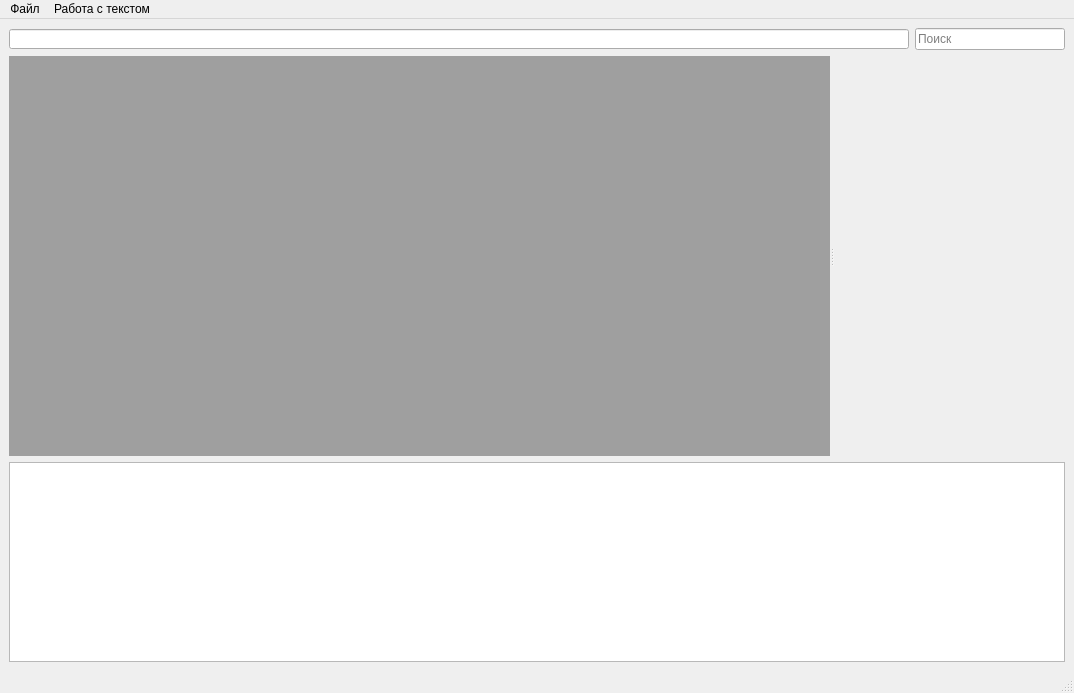
<?xml version="1.0" encoding="UTF-8"?>
<ui version="4.0">
 <class>MainWindow</class>
 <widget class="QMainWindow" name="MainWindow">
  <property name="geometry">
   <rect>
    <x>0</x>
    <y>0</y>
    <width>1074</width>
    <height>693</height>
   </rect>
  </property>
  <property name="windowTitle">
   <string>Блокнот</string>
  </property>
  <widget class="QWidget" name="centralwidget">
   <layout class="QGridLayout" name="gridLayout">
    <item row="0" column="0">
     <layout class="QVBoxLayout" name="verticalLayout">
      <item>
       <layout class="QHBoxLayout" name="horizontalLayout">
        <property name="sizeConstraint">
         <enum>QLayout::SetDefaultConstraint</enum>
        </property>
        <item>
         <widget class="QLineEdit" name="lineEdit">
          <property name="maximumSize">
           <size>
            <width>16777215</width>
            <height>20</height>
           </size>
          </property>
         </widget>
        </item>
        <item>
         <widget class="QLineEdit" name="lineEdit_2">
          <property name="maximumSize">
           <size>
            <width>150</width>
            <height>16777215</height>
           </size>
          </property>
          <property name="text">
           <string/>
          </property>
          <property name="placeholderText">
           <string>Поиск</string>
          </property>
         </widget>
        </item>
       </layout>
      </item>
      <item>
       <widget class="QSplitter" name="splitter">
        <property name="orientation">
         <enum>Qt::Horizontal</enum>
        </property>
        <widget class="QMdiArea" name="mdiArea"/>
        <widget class="fileManager" name="widget" native="true">
         <property name="sizePolicy">
          <sizepolicy hsizetype="Expanding" vsizetype="Expanding">
           <horstretch>0</horstretch>
           <verstretch>0</verstretch>
          </sizepolicy>
         </property>
         <property name="minimumSize">
          <size>
           <width>150</width>
           <height>0</height>
          </size>
         </property>
         <property name="maximumSize">
          <size>
           <width>500</width>
           <height>606</height>
          </size>
         </property>
         <property name="tabletTracking">
          <bool>false</bool>
         </property>
         <property name="focusPolicy">
          <enum>Qt::StrongFocus</enum>
         </property>
         <property name="acceptDrops">
          <bool>true</bool>
         </property>
        </widget>
       </widget>
      </item>
      <item>
       <widget class="QListView" name="searchView">
        <property name="enabled">
         <bool>true</bool>
        </property>
        <property name="showDropIndicator" stdset="0">
         <bool>true</bool>
        </property>
       </widget>
      </item>
     </layout>
    </item>
   </layout>
  </widget>
  <widget class="QMenuBar" name="menubar">
   <property name="geometry">
    <rect>
     <x>0</x>
     <y>0</y>
     <width>1074</width>
     <height>21</height>
    </rect>
   </property>
   <widget class="QMenu" name="menu">
    <property name="title">
     <string>Файл</string>
    </property>
    <widget class="QMenu" name="menu_2">
     <property name="enabled">
      <bool>true</bool>
     </property>
     <property name="title">
      <string>Язык</string>
     </property>
     <addaction name="russian"/>
     <addaction name="english"/>
    </widget>
    <widget class="QMenu" name="menu_3">
     <property name="title">
      <string>Выбрать тему</string>
     </property>
     <addaction name="light"/>
     <addaction name="dark"/>
    </widget>
    <addaction name="open_2"/>
    <addaction name="newDoc"/>
    <addaction name="readOnly"/>
    <addaction name="separator"/>
    <addaction name="save"/>
    <addaction name="printDoc"/>
    <addaction name="separator"/>
    <addaction name="menu_3"/>
    <addaction name="separator"/>
    <addaction name="keysetting"/>
    <addaction name="menu_2"/>
    <addaction name="help"/>
    <addaction name="separator"/>
    <addaction name="exit"/>
   </widget>
   <widget class="QMenu" name="menu_4">
    <property name="title">
     <string>Работа с текстом</string>
    </property>
    <widget class="QMenu" name="menu_5">
     <property name="title">
      <string>Выравнивание</string>
     </property>
     <addaction name="onLeft"/>
     <addaction name="onCenter"/>
     <addaction name="onRight"/>
    </widget>
    <addaction name="copyFT"/>
    <addaction name="setFT"/>
    <addaction name="separator"/>
    <addaction name="menu_5"/>
    <addaction name="separator"/>
    <addaction name="font"/>
    <addaction name="separator"/>
    <addaction name="dateTimeAction"/>
   </widget>
   <addaction name="menu"/>
   <addaction name="menu_4"/>
  </widget>
  <widget class="QStatusBar" name="statusbar"/>
  <action name="save">
   <property name="text">
    <string>Сохранить</string>
   </property>
  </action>
  <action name="open_2">
   <property name="text">
    <string>Открыть</string>
   </property>
  </action>
  <action name="exit">
   <property name="text">
    <string>Выход</string>
   </property>
  </action>
  <action name="help">
   <property name="text">
    <string>Справка</string>
   </property>
  </action>
  <action name="russian">
   <property name="checkable">
    <bool>false</bool>
   </property>
   <property name="checked">
    <bool>false</bool>
   </property>
   <property name="text">
    <string>Русский</string>
   </property>
  </action>
  <action name="english">
   <property name="checkable">
    <bool>false</bool>
   </property>
   <property name="text">
    <string>Английский</string>
   </property>
  </action>
  <action name="keysetting">
   <property name="text">
    <string>Настройки раскладки клавиатуры</string>
   </property>
  </action>
  <action name="readOnly">
   <property name="text">
    <string>Открыть в режиме чтения</string>
   </property>
  </action>
  <action name="light">
   <property name="checkable">
    <bool>false</bool>
   </property>
   <property name="checked">
    <bool>false</bool>
   </property>
   <property name="text">
    <string>Светлая</string>
   </property>
  </action>
  <action name="dark">
   <property name="checkable">
    <bool>false</bool>
   </property>
   <property name="text">
    <string>Тёмная</string>
   </property>
  </action>
  <action name="newDoc">
   <property name="text">
    <string>Открыть новое окно</string>
   </property>
  </action>
  <action name="printDoc">
   <property name="text">
    <string>Печать</string>
   </property>
  </action>
  <action name="copyFT">
   <property name="checkable">
    <bool>false</bool>
   </property>
   <property name="enabled">
    <bool>true</bool>
   </property>
   <property name="text">
    <string>Копировать формат</string>
   </property>
  </action>
  <action name="setFT">
   <property name="checkable">
    <bool>false</bool>
   </property>
   <property name="enabled">
    <bool>true</bool>
   </property>
   <property name="text">
    <string>Применить формат</string>
   </property>
  </action>
  <action name="onLeft">
   <property name="text">
    <string>Слева</string>
   </property>
  </action>
  <action name="onCenter">
   <property name="text">
    <string>Посередине</string>
   </property>
  </action>
  <action name="onRight">
   <property name="text">
    <string>Справа</string>
   </property>
  </action>
  <action name="font">
   <property name="text">
    <string>Шрифт</string>
   </property>
  </action>
  <action name="dateTimeAction">
   <property name="text">
    <string>Вставить время </string>
   </property>
  </action>
 </widget>
 <customwidgets>
  <customwidget>
   <class>fileManager</class>
   <extends>QWidget</extends>
   <header>filemanager.h</header>
   <container>1</container>
  </customwidget>
 </customwidgets>
 <resources/>
 <connections/>
</ui>
